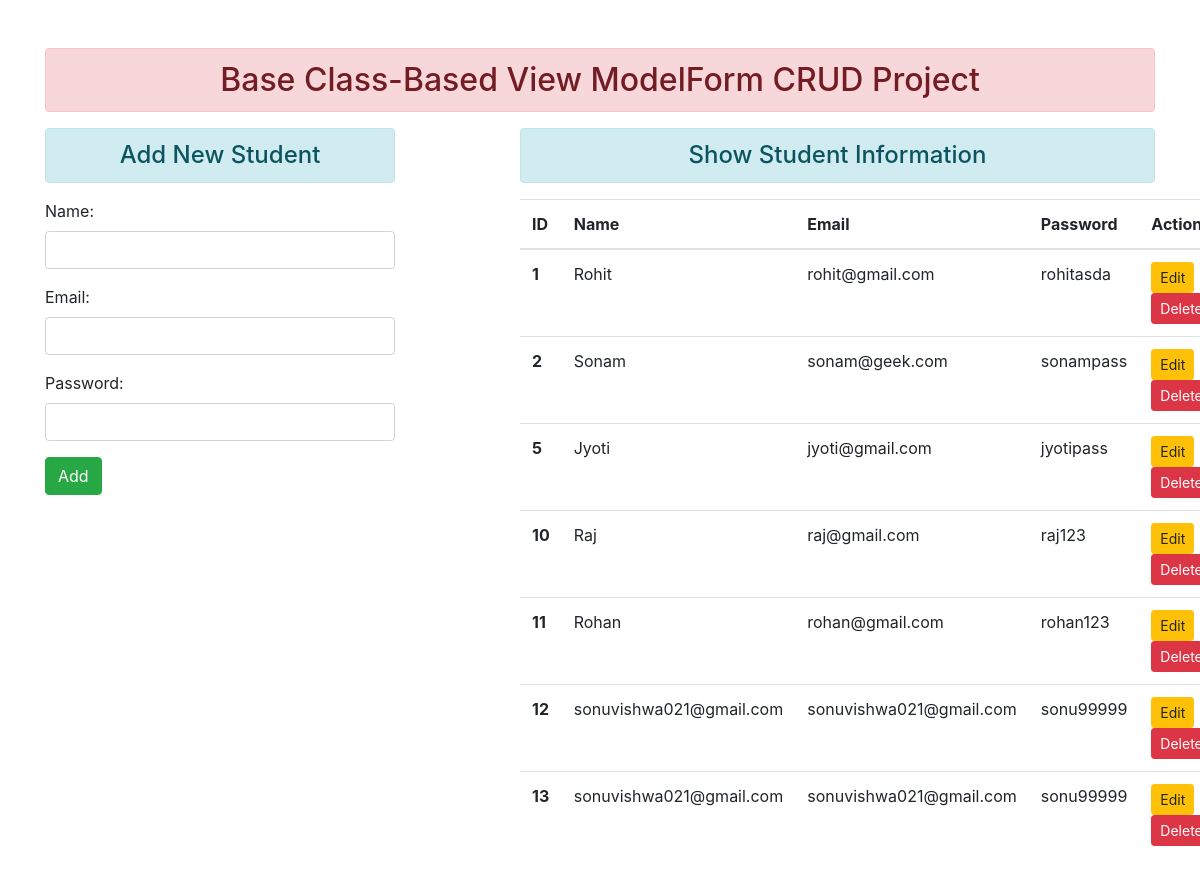
Before: / with the older database file.
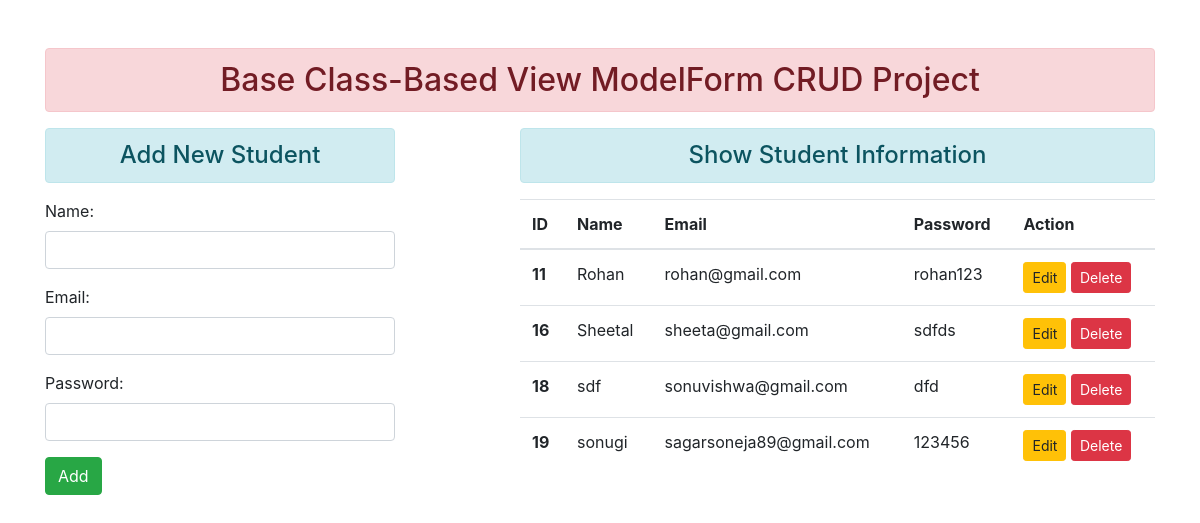
After: the same page with the newer database file.
### enroll/models.py (models this page shows)
class User(models.Model):
 name = models.CharField(max_length=70)
 email = models.EmailField(max_length=100)
 password = models.CharField(max_length=100)

### enroll/views.py (the view, shortened to what this page needs)
# urls.py: path('', views.UserAddShowView.as_view(), name='addandshow'),
class UserAddShowView(TemplateView):
  template_name = 'enroll/addandshow.html'
  def get_context_data(self, *args, **kwargs):
    context = super().get_context_data(**kwargs)
    fm = StudentRegistration()
    stud = User.objects.all()
    context = {'stu':stud, 'form':fm}
    return context

### enroll/forms.py
class StudentRegistration(forms.ModelForm):
 class Meta:
  model = User
  fields = ['name', 'email', 'password']
  widgets = {
   'name': forms.TextInput(attrs={'class':'form-control'}),
   'email': forms.EmailInput(attrs={'class':'form-control'}),
   'password': forms.PasswordInput(render_value=True, attrs={'class':'form-control'}),
  }

### enroll/templates/enroll/addandshow.html (shortened to what this page needs)
{% extends 'enroll/base.html' %}
{% block content %}
<div class="row">
 <div class="col-sm-4">
  <h4 class="text-center alert alert-info">Add New Student</h4>
  <form action="" method="POST">
   {{form.as_p}}
   <input type="submit" class="btn btn-success" value="Add">
  </form>
 </div>
 <div class="col-sm-7 offset-1">
  <h4 class="text-center alert alert-info">Show Student Information</h4>
  {% if stu %}
   <table class="table table-hover">
     <thead>
       <tr>
         <th scope="col">ID</th>
         <th scope="col">Name</th>
         <th scope="col">Email</th>
         <th scope="col">Password</th>
         <th scope="col">Action</th>
       </tr>
     </thead>
     <tbody>
      {% for st in stu %}
       <tr>
         <th scope="row">{{st.id}}</th>
         <td>{{st.name}}</td>
         <td>{{st.email}}</td>
         <td>{{st.password}}</td>
         <td>
         <a href="{% url 'updatedata' st.id %}" class="btn btn-warning btn-sm">Edit</a>
         <form action="{% url 'deletedata' st.id %}" method="post" class="d-inline"> {% csrf_token %}
          <input type="submit" class="btn btn-danger btn-sm" value="Delete">
         </form>
         </td>
       </tr>
      {% endfor %}
     </tbody>
   </table>
  {% else %}
   <h4 class="text-center alert alert-warning">No Records</h4>
  {% endif %}
 </div>
</div>
{% endblock content %}

### enroll/templates/enroll/base.html (shortened to what this page needs)
<!DOCTYPE html>
{% load static %}
<html lang="en">
<head>
 <link rel="stylesheet" href="{% static 'enroll/css/bootstrap.css' %}">
</head>
<body>
 <div class="container mt-5">
  <h2 class="text-center alert alert-danger">Base Class-Based View ModelForm CRUD Project</h2>
  {% block content %} {% endblock content %}
 </div>
</body>
</html>

Changed rows visible on the page:
removed User: id "1", name "Rohit", email "rohit@gmail.com", password "rohitasda"
removed User: id "2", name "Sonam", email "sonam@geek.com", password "sonampass"
removed User: id "5", name "Jyoti", email "jyoti@gmail.com", password "jyotipass"
removed User: id "10", name "Raj", email "raj@gmail.com", password "raj123"
removed User: id "12", name "sonuvishwa021@gmail.com", email "sonuvishwa021@gmail.com", password "sonu99999"
removed User: id "13", name "sonuvishwa021@gmail.com", email "sonuvishwa021@gmail.com", password "sonu99999"
added User: id "16", name "Sheetal", email "sheeta@gmail.com", password "sdfds"
added User: id "18", name "sdf", email "sonuvishwa@gmail.com", password "dfd"
added User: id "19", name "sonugi", email "sagarsoneja89@gmail.com", password "123456"
